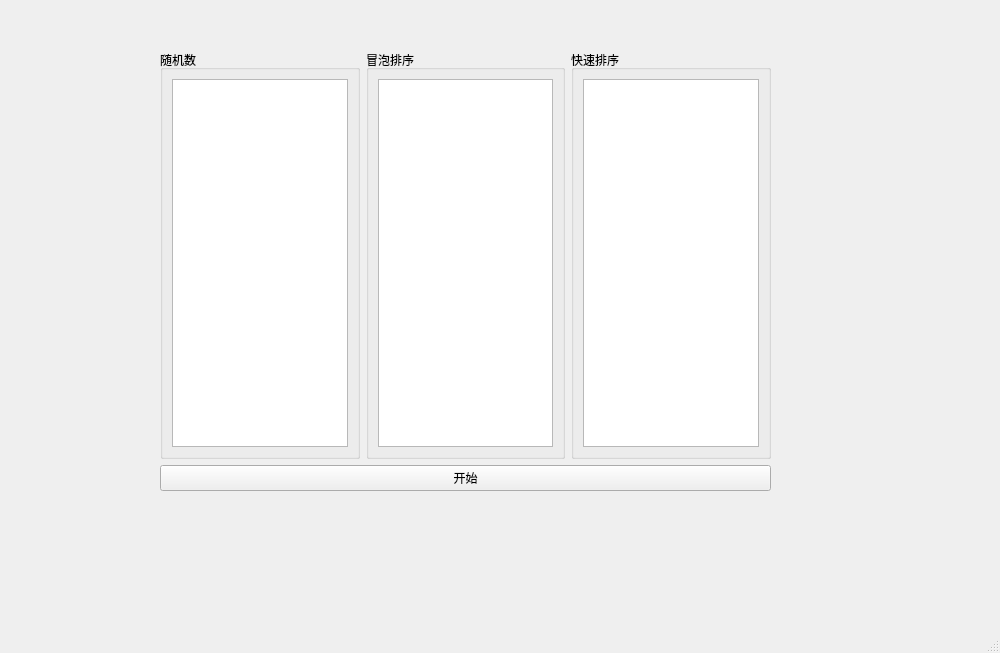
<?xml version="1.0" encoding="UTF-8"?>
<ui version="4.0">
 <class>MainWindow</class>
 <widget class="QMainWindow" name="MainWindow">
  <property name="geometry">
   <rect>
    <x>0</x>
    <y>0</y>
    <width>1000</width>
    <height>653</height>
   </rect>
  </property>
  <property name="windowTitle">
   <string>MainWindow</string>
  </property>
  <widget class="QWidget" name="centralwidget">
   <widget class="QWidget" name="widget" native="true">
    <property name="geometry">
     <rect>
      <x>160</x>
      <y>50</y>
      <width>611</width>
      <height>441</height>
     </rect>
    </property>
    <layout class="QGridLayout" name="gridLayout">
     <item row="0" column="0">
      <layout class="QVBoxLayout" name="verticalLayout">
       <item>
        <layout class="QHBoxLayout" name="horizontalLayout_6">
         <item>
          <widget class="QGroupBox" name="groupBox">
           <property name="title">
            <string>随机数</string>
           </property>
           <layout class="QHBoxLayout" name="horizontalLayout">
            <item>
             <widget class="QListWidget" name="listWidget_random"/>
            </item>
           </layout>
          </widget>
         </item>
         <item>
          <widget class="QGroupBox" name="groupBox_3">
           <property name="title">
            <string>冒泡排序</string>
           </property>
           <layout class="QHBoxLayout" name="horizontalLayout_5">
            <item>
             <widget class="QListWidget" name="listWidget_Bubble"/>
            </item>
           </layout>
          </widget>
         </item>
         <item>
          <widget class="QGroupBox" name="groupBox_2">
           <property name="title">
            <string>快速排序</string>
           </property>
           <layout class="QHBoxLayout" name="horizontalLayout_4">
            <item>
             <widget class="QListWidget" name="listWidget_Quick"/>
            </item>
           </layout>
          </widget>
         </item>
        </layout>
       </item>
       <item>
        <widget class="QPushButton" name="btnStart">
         <property name="text">
          <string>开始</string>
         </property>
        </widget>
       </item>
      </layout>
     </item>
    </layout>
   </widget>
  </widget>
  <widget class="QMenuBar" name="menubar">
   <property name="geometry">
    <rect>
     <x>0</x>
     <y>0</y>
     <width>1000</width>
     <height>20</height>
    </rect>
   </property>
  </widget>
  <widget class="QStatusBar" name="statusbar"/>
 </widget>
 <resources/>
 <connections/>
</ui>
